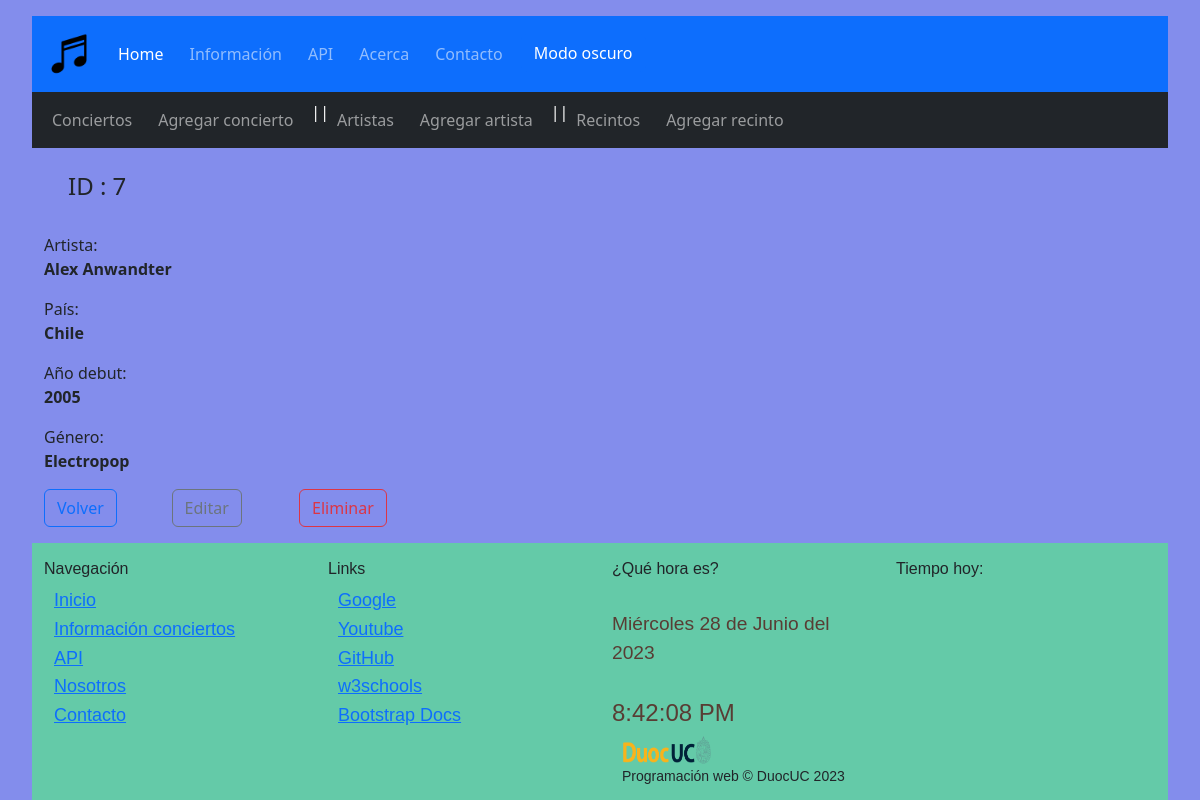
/crud/artistas/info/7, run on the app's committed database.
### crud/models.py (models this page shows, shortened)
class Artista(models.Model):
    idArtista = models.AutoField(primary_key=True, verbose_name='idArtista')
    nomArtista = models.CharField(verbose_name='Artista', max_length=50)
    pais = models.CharField(verbose_name='País', max_length=50)
    anio = models.CharField(verbose_name='Año de formación', max_length=4)
    genero = models.CharField(verbose_name='Género', max_length=70, null=True)
    playlist = models.URLField(verbose_name='Playlist', max_length=500, null=True, blank=True)
    class Meta:
        verbose_name = 'Artista'
        verbose_name_plural = 'Artistas'
        ordering = ['nomArtista', 'genero']

### crud/views.py (the view)
# urls.py: path('artistas/info/<str:artista_id>', artista_info, name='artistas-info'),
def artista_info(request, artista_id):
    try:
        artista = Artista.objects.get(idArtista=artista_id)
        if artista:
            context = {'artista':artista}
            return render(request,'crud/artistas-info.html',context)
        else:
            return redirect(reverse('artistas') + '?OK')
    except:
        return redirect(reverse('artistas') + '?FAIL')

### crud/templates/crud/artistas-info.html (shortened to what this page needs)
{% extends 'crud/base.html' %}
{% load static %}
{% block first_content %}
<div class="container m-4">
    <div class="row mb-3">
        <h4>ID : {{artista.idArtista}}</h4>
    </div>
</div>
{% endblock %}
{% block second_content %}
<div>
    <div class="container fluid">
        <div class="col-md-8">
            <ul class="list-unstyled">
                <li class="mb-2">Artista: <p class="fw-bold">{{artista.nomArtista}}</p></li>
                <li class="mb-2">País: <p class="fw-bold">{{artista.pais}}</p></li>
                <li class="mb-2">Año debut: <p class="fw-bold">{{artista.anio}}</p></li>
                <li class="mb-2">Género: <p class="fw-bold">{{artista.genero}}</p></li>
            </ul>
            <div class="row">
                <div class="col-2">
                    <a class="btn btn-outline-primary" href="{% url 'artistas' %}">Volver</a>
                </div>
                <div class="col-2">
                    <a class="btn btn-outline-secondary" href="{% url 'artistas-editar' artista_id=artista.idArtista %}">Editar</a>
                </div>
                <div class="col-2">
                    <a class="btn btn-outline-danger modal-borrar" data-bs-toggle="modal"
                    data-bs-target="#staticBackdrop"
                    data-href="{% url 'artistas-borrar' artista_id=artista.idArtista %}">
                    Eliminar
                </a>
                </div>
            </div>
        </div>
    </div>
</div>
{% endblock%}

### core/static/css/styles.css (style rules this page uses)
a { margin-right: 10px; font-size: large; }
body { background-color: rgb(131, 141, 236); background-blend-mode: darken ; padding-top: 1rem; padding-left: 2rem; padding-right: 2rem; }

### data on the page
Artista: idArtista "7", nomArtista "Alex Anwandter", pais "Chile", anio "2005", genero "Electropop"
